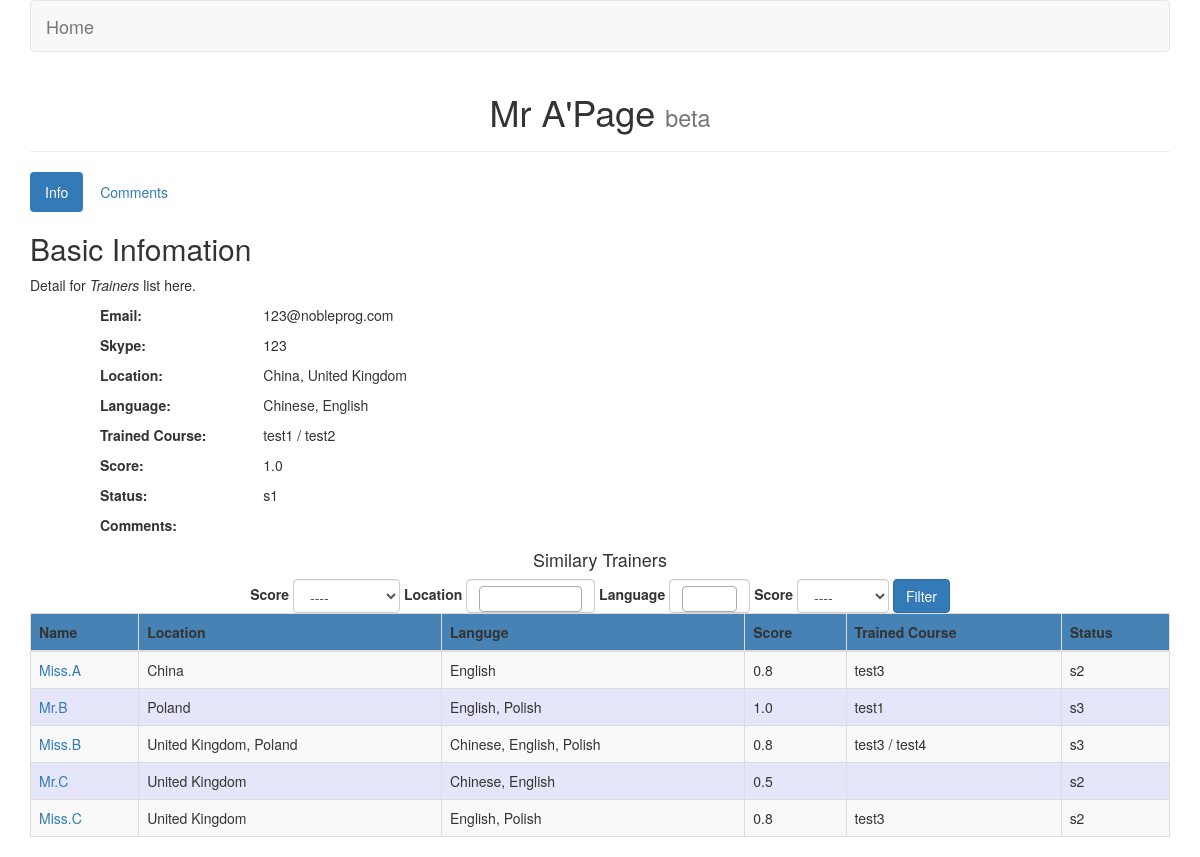
Screenshot of /tpage/1/ with the database file from the repository.
### CRlist/models.py (models this page shows, shortened)
class Trainer(models.Model):
    fn = models.CharField(max_length=20)
    ln = models.CharField(max_length=20)
    location = MultiSelectField(choices=location_list)
    language = MultiSelectField(choices=language_list)
    score = models.FloatField(max_length=2,blank=True)
    status = models.CharField(max_length=10,choices=status_list)
    email = models.EmailField(max_length=100,blank=True)
    skype = models.CharField(max_length=30,blank=True)
    cv = models.FileField(upload_to='./upload/',blank=True)
    comments = models.TextField(blank=True)
    trained_course = models.ManyToManyField(Course,blank=True)

class Course(models.Model):
    courseid = models.CharField(max_length=30)
    title = models.CharField(max_length=100)
    cate = models.CharField(max_length=30)
    overview = models.CharField(max_length=300)

### CRlist/views.py (the view)
# urls.py: url(r'^tpage/(?P<uid>\d)/$',v1.tpage),
def tpage(req, uid):
    tr = Trainer.objects.filter(id=uid)[0]
    if req.method == 'POST':
        ff = FilterF(req.POST)
        if ff.is_valid():
            fdata = ff.cleaned_data
            result = Trainer.objects.all()
            if fdata['score']:
                result = result.filter(Q(score__gte=float(fdata['score'])))
            if fdata['location']:
                for fc in fdata['location']:
                    result = result.filter(Q(location__contains=fc))
            if fdata['language']:
                for fc in fdata['language']:
                    result = result.filter(Q(language__contains=fc))
            if fdata['status']:
                result = result.filter(Q(status=fdata['status']))
            flist = [a for a in result]
            '''
            if fdata['trained']:
                #result = result.filter(Q(trained_course__contains=title))
                for i in result:
                    if title in i.trained_course.all():
                        #print '!'
                        result = result.delete(i)
            '''
            list = Trainer_list.objects.filter(trainer_id__exact=uid)
            slist = []
            if list:
                cl1 = list[0].tlist.split(',')
                for tid in cl1:
                    a = Trainer.objects.filter(id=int(tid))
                    slist += a
            l1 =[]
            l2 =[]
            for tr in slist:
                if tr not in flist:
                    l2.append(tr)
                else:
                    l1.append(tr)
        return render_to_response('TPage.html',{'slist':l1,'flist':l2,'ff':ff,'title':tr})
    else:
        ff = FilterF()
        list = Trainer_list.objects.filter(trainer_id__exact=uid)
        if list:
            tl1 = list [0].tlist.split(',')
            slist= []
            for tid in tl1:
                a = Trainer.objects.filter(id=int(tid))
                slist += a
            return render_to_response('TPage.html',{'slist':slist,'title':tr,'ff':ff})

### CRlist/views.py
class FilterF(forms.Form):
    score = forms.ChoiceField(label='score',choices=score_list,required=False)
    location = forms.MultipleChoiceField(label='location',choices=location_list,required=False)
    language = forms.MultipleChoiceField(label='language',choices=language_list,required=False)
    trained = forms.ChoiceField(label='trained course before',choices=trained_list,required=False)
    status = forms.ChoiceField(label='status',choices=status_list,required=False)

### CRlist/templates/TPage.html (shortened to what this page needs)
{% load staticfiles %}
<!DOCTYPE html>
<html lang="en">
<head>
    <link rel="stylesheet" href="../../static/css/bootstrap.css">
    <link rel="stylesheet" href="../../static/css/multiple-select.css">
</head>
<body>
<div class="container">
	<div class="row clearfix">
		<div class="col-md-12 column">
			<nav class="navbar navbar-default" role="navigation">
				<div class="navbar-header">
					<a class="navbar-brand" href="../../index/">Home</a>
				</div>
				<div class="collapse navbar-collapse" id="bs-example-navbar-collapse-1">
				</div>
			</nav>
			<div class="page-header" align="center">
				<h1>
					{{ title.ln }} {{ title.fn }}'Page <small>beta</small>
				</h1>
			</div>
		</div>
	</div>
</div>
<div class="container">
	<div class="row clearfix">
		<div class="col-md-12 column">
			<ul class="nav nav-pills">
				<li class="active">
					 <a href="#">Info</a>
				</li>
				<li>
					 <a href="#">Comments</a>
				</li><br />
			</ul>
			<h2>
				Basic Infomation
			</h2>
            <p>
                Detail for <em>Trainers</em> list here.
			</p>
            <div class="col-md-12 column">
                <ul>
                    <label for="email" class="col-sm-2">Email:</label>
                    <p id="email">
                        {{ title.email }}
                    </p>
                    <label for="skype" class="col-sm-2">Skype:</label>
                    <p id="skype">
                        {{ title.skype }}
                    </p>
                    <label for="location" class="col-sm-2">Location:</label>
                    <p id="location">
                        {{ title.location }}
                    </p>
                    <label for="language" class="col-sm-2">Language:</label>
                    <p id="language">
                        {{ title.language }}
                    </p>
                    <label for="tc" class="col-sm-2">Trained Course:</label>
                    <p id="tc">
                        {% for cs in  title.trained_course.all %}
                        {% if not forloop.first %}
                            /
                        {% endif %}
                        {{ cs.courseid }}
                        {% endfor %}
                    </p>
                    <label for="score" class="col-sm-2">Score:</label>
                    <p id="score">
                        {{ title.score }}
                    </p>
                    <label for="status" class="col-sm-2">Status:</label>
                    <p id="status">
                        {{ title.status }}
                    </p>
                    <label for="comments" class="col-sm-2">Comments:</label>
                </ul>
		    </div>
		</div>
    </div>
</div>
<div class="container">
	<div class="row clearfix">
		<div class="col-md-12 column">
            <h4 align="center">Similary Trainers</h4>
            <form method="post" role="form" class="form-inline" align="center">
                <label for="score_select">Score</label>
                <select id="score_select" class="form-control selectpicker" data-live-search="true" name="score">
                    {% for a in ff.score %}
                        <p> {{ a }} </p>
                    {% endfor %}
                </select>
                <label for="location_select">Location</label>
                <label for="language_select">Language</label>
                <label for="status_select">Score</label>
                <select id="status_select" class="form-control selectpicker" data-live-search="true" name="status">
                    {% for a in ff.status %}
                        <p> {{ a }} </p>
                    {% endfor %}
                </select>
                <button type="submit" class="btn btn-primary btn-large">Filter</button>
			</form>
			<table class="table table-hover table-striped table-bordered">
				<thead >
					<tr bgcolor="#4682b4">
						<th>
							Name
						</th>
						<th>
                            Location
						</th>
						<th>
							Languge
						</th>
						<th>
							Score
						</th>
                        <th>
							Trained Course
						</th>
                        <th>
							Status
						</th>
					</tr>
				</thead>
				<tbody>
                {% for tr in slist %}
					<tr bgcolor='{% cycle "#f8f8ff" "#e6e6fa" %}'>
						<td><a href='http://127.0.0.1:8000/tpage/{{ tr.id }}'>{{ tr.ln }}.{{ tr.fn }}</a></td>
                        <td>{{ tr.location }} </td>
                        <td>{{ tr.language }}</td>
                        <td>{{ tr.score }}</td>
                        <td>
                            {% for cs in tr.trained_course.all %}
                            {% if not forloop.first %}
                                /
                            {% endif %}
                            {{ cs.courseid }}
                            {% endfor %}
                        </td>
                        <td>{{ tr.status }}</td>
					</tr>
                {% endfor %}
				</tbody>
			</table>
		</div>
	</div>
</div>
</body>
</html>

### rows the page displays
Trainer: ln "Mr", fn "A", email "123@nobleprog.com", skype "123", location "China, United Kingdom", language "Chinese, English", score "1.0", status "s1"
Course: courseid "test1"
Course: courseid "test2"
Trainer: ln "Miss", fn "A", location "China", language "English", score "0.8", status "s2"
Course: courseid "test3"
Trainer: ln "Mr", fn "B", location "Poland", language "English, Polish", score "1.0", status "s3"
Trainer: ln "Miss", fn "B", location "United Kingdom, Poland", language "Chinese, English, Polish", score "0.8", status "s3"
Course: courseid "test4"
Trainer: ln "Mr", fn "C", location "United Kingdom", language "Chinese, English", score "0.5", status "s2"
Trainer: ln "Miss", fn "C", location "United Kingdom", language "English, Polish", score "0.8", status "s2"

### other values shown
form field score "----"
form field status "----"
